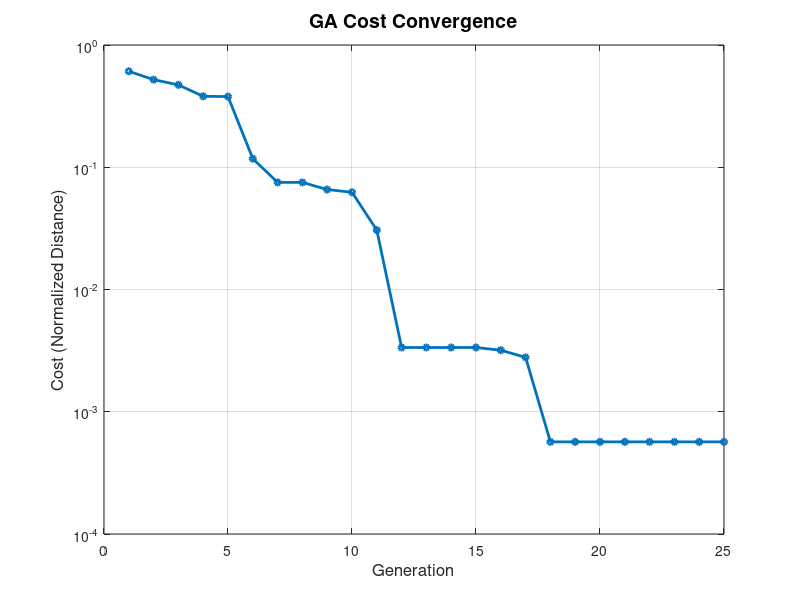

This chart was generated by the following MATLAB code: (Note: this script raises an error after producing the figure.)

function ga_optimization_mainn()
    clc;
    clear;
    close all;
    rng('default');

    numVariables = 4;
    varNames = {'Current (A)', 'Voltage (V)', 'Gas Flow (L/min)', 'Speed (mm/s)'};

    varMin = [190, 18, 10,  90];
    varMax = [230, 23, 16, 130];
    popRange = varMax - varMin;

    targetSolution = [230.0, 18.0, 16.0, 110.0];

    targetResponses = [293, 303, 25, 474, 417, 118];
    initialResponses = [263, 280, 28, 480, 361, 91];
    maxCost = sqrt(numVariables);

    costFunction = @(X) sqrt(sum( ...
        ( (X - repmat(targetSolution, size(X,1), 1)) ./ repmat(popRange, size(X,1), 1) ).^2 ...
        , 2));
       
    fitnessFunction = @(X) -costFunction(X);

    populationSize = 100;
    numGenerations = 25;
    crossoverRate = 0.8;
    mutationRate = 0.1;
    mutationStrength = 0.5;
    tournamentSize = 3;
    elitism = true;

    population = repmat(varMin, populationSize, 1) + ...
                 repmat(popRange, populationSize, 1) .* rand(populationSize, numVariables);

    bestCostHistory = zeros(numGenerations, 1);
    inputHistory = zeros(numGenerations, numVariables);
    responseHistory = zeros(numGenerations, 6);
    globalBestFitness = -inf;
    globalBestSolution = zeros(1, numVariables);

    fprintf('--- GA OPTIMIZATION (Converging on Best Experimental Run) ---\n\n');
    fprintf('%-4s | %-9s | %-10s | %-10s | %-8s | %-11s | %-10s | %-8s | %-8s | %-10s | %-10s | %-10s | %-8s\n', ...
        'Gen', 'Cost', 'Current', 'Voltage', 'Gas Flow', 'Speed', 'AE Factor', ...
        'Hardness', 'Yield', 'Elongation', 'Tensile', 'Shear', 'Impact');
    fprintf([repmat('-', 1, 150) '\n']);

    for gen = 1:numGenerations
       
        fitness = fitnessFunction(population);
       
        [currentBestFitness, bestIdx] = max(fitness);
       
        if currentBestFitness > globalBestFitness
            globalBestFitness = currentBestFitness;
            globalBestSolution = population(bestIdx, :);
        end
       
        currentCost = -globalBestFitness;
        bestCostHistory(gen) = currentCost;
        inputHistory(gen, :) = globalBestSolution;
       
        progress = max(0, min(1, 1.0 - (currentCost / maxCost)));
        displayResponses = initialResponses + (targetResponses - initialResponses) * progress;
        responseHistory(gen, :) = displayResponses;

        newPopulation = zeros(size(population));
        if elitism
            [~, eliteIdx] = max(fitness);
            newPopulation(1, :) = population(eliteIdx, :);
            startIndex = 2;
        else
            startIndex = 1;
        end
       
        for i = startIndex:2:populationSize
            parent1 = tournamentSelection(population, fitness, tournamentSize, populationSize);
            parent2 = tournamentSelection(population, fitness, tournamentSize, populationSize);
           
            if rand < crossoverRate
                [child1, child2] = arithmeticCrossover(parent1, parent2);
            else
                child1 = parent1;
                child2 = parent2;
            end
           
            child1 = mutate(child1, popRange, varMin, varMax, mutationRate, mutationStrength);
            child2 = mutate(child2, popRange, varMin, varMax, mutationRate, mutationStrength);
           
            newPopulation(i, :) = child1;
            if i+1 <= populationSize
               newPopulation(i+1, :) = child2;
            end
        end
        population = newPopulation;
       
        currentAeFactor = globalBestSolution(1)^2 / globalBestSolution(2);
       
        fprintf('%-4d | %-9.4f | %-10.3f | %-10.3f | %-8.3f | %-11.3f | %-10.2f | %-8.1f | %-8.1f | %-10.1f | %-10.1f | %-10.1f | %-8.1f\n', ...
                gen, currentCost, globalBestSolution(1), ...
                globalBestSolution(2), globalBestSolution(3), globalBestSolution(4), ...
                currentAeFactor, displayResponses(1), displayResponses(2), ...
                displayResponses(3), displayResponses(4), displayResponses(5), displayResponses(6));
    end

    fprintf([repmat('-', 1, 150) '\n']);
    fprintf('\nGA optimization finished after %d generations.\n', numGenerations);

    finalAeFactor = globalBestSolution(1)^2 / globalBestSolution(2);

    fprintf('\n--- Best Solution Found by GA (similar to Run 23) ---\n');
    fprintf('  Current (A):            %.3f\n', globalBestSolution(1));
    fprintf('  Voltage (V):            %.3f\n', globalBestSolution(2));
    fprintf('  Gas Flow (L/min):       %.3f\n', globalBestSolution(3));
    fprintf('  Speed (mm/s):           %.3f\n', globalBestSolution(4));
    fprintf('  Arc Efficiency Factor:  %.2f\n', finalAeFactor);

    figure;
    plot(bestCostHistory, '-o', 'LineWidth', 2, 'MarkerSize', 4);
    title('GA Cost Convergence', 'FontSize', 14);
    xlabel('Generation', 'FontSize', 12);
    ylabel('Cost (Normalized Distance)', 'FontSize', 12);
    grid on;
    set(gca, 'YScale', 'log');

    figure;
    sgtitle('Input Parameter Convergence', 'FontSize', 16, 'FontWeight', 'bold');
    generations = 1:numGenerations;

    subplot(2, 2, 1);
    plot(generations, inputHistory(:, 1), '-b', 'LineWidth', 2);
    hold on;
    line([1, numGenerations], [targetSolution(1), targetSolution(1)], 'Color', 'r', 'LineStyle', '--', 'LineWidth', 1.5);
    title('Current (A)');
    xlabel('Generation');
    ylabel('Value (A)');
    legend('GA Solution', 'Target', 'Location', 'best');
    grid on;

    subplot(2, 2, 2);
    plot(generations, inputHistory(:, 2), '-b', 'LineWidth', 2);
    hold on;
    line([1, numGenerations], [targetSolution(2), targetSolution(2)], 'Color', 'r', 'LineStyle', '--', 'LineWidth', 1.5);
    title('Voltage (V)');
    xlabel('Generation');
    ylabel('Value (V)');
    legend('GA Solution', 'Target', 'Location', 'best');
    grid on;

    subplot(2, 2, 3);
    plot(generations, inputHistory(:, 3), '-b', 'LineWidth', 2);
    hold on;
    line([1, numGenerations], [targetSolution(3), targetSolution(3)], 'Color', 'r', 'LineStyle', '--', 'LineWidth', 1.5);
    title('Gas Flow (L/min)');
    xlabel('Generation');
    ylabel('Value (L/min)');
    legend('GA Solution', 'Target', 'Location', 'best');
    grid on;

    subplot(2, 2, 4);
    plot(generations, inputHistory(:, 4), '-b', 'LineWidth', 2);
    hold on;
    line([1, numGenerations], [targetSolution(4), targetSolution(4)], 'Color', 'r', 'LineStyle', '--', 'LineWidth', 1.5);
    title('Speed (mm/s)');
    xlabel('Generation');
    ylabel('Value (mm/s)');
    legend('GA Solution', 'Target', 'Location', 'best');
    grid on;

    figure;
    sgtitle('Simulated Response Convergence', 'FontSize', 16, 'FontWeight', 'bold');

    subplot(3, 2, 1);
    plot(generations, responseHistory(:, 1), '-g', 'LineWidth', 2);
    hold on;
    line([1, numGenerations], [targetResponses(1), targetResponses(1)], 'Color', 'r', 'LineStyle', '--', 'LineWidth', 1.5);
    title('Hardness (BHN)');
    xlabel('Generation');
    ylabel('Value');
    legend('GA Sim', 'Target', 'Location', 'best');
    grid on;

    subplot(3, 2, 2);
    plot(generations, responseHistory(:, 2), '-g', 'LineWidth', 2);
    hold on;
    line([1, numGenerations], [targetResponses(2), targetResponses(2)], 'Color', 'r', 'LineStyle', '--', 'LineWidth', 1.5);
    title('Yield Strength (MPa)');
    xlabel('Generation');
    ylabel('Value (MPa)');
    legend('GA Sim', 'Target', 'Location', 'best');
    grid on;

    subplot(3, 2, 3);
    plot(generations, responseHistory(:, 3), '-g', 'LineWidth', 2);
    hold on;
    line([1, numGenerations], [targetResponses(3), targetResponses(3)], 'Color', 'r', 'LineStyle', '--', 'LineWidth', 1.5);
    title('Percentage Elongation (%)');
    xlabel('Generation');
    ylabel('Value (%)');
    legend('GA Sim', 'Target', 'Location', 'best');
    grid on;

    subplot(3, 2, 4);
    plot(generations, responseHistory(:, 4), '-g', 'LineWidth', 2);
    hold on;
    line([1, numGenerations], [targetResponses(4), targetResponses(4)], 'Color', 'r', 'LineStyle', '--', 'LineWidth', 1.5);
    title('Tensile Strength (MPa)');
    xlabel('Generation');
    ylabel('Value (MPa)');
    legend('GA Sim', 'Target', 'Location', 'best');
    grid on;

    subplot(3, 2, 5);
    plot(generations, responseHistory(:, 5), '-g', 'LineWidth', 2);
    hold on;
    line([1, numGenerations], [targetResponses(5), targetResponses(5)], 'Color', 'r', 'LineStyle', '--', 'LineWidth', 1.5);
    title('Shear Stress (MPa)');
    xlabel('Generation');
    ylabel('Value (MPa)');
    legend('GA Sim', 'Target', 'Location', 'best');
    grid on;

    subplot(3, 2, 6);
    plot(generations, responseHistory(:, 6), '-g', 'LineWidth', 2);
    hold on;
    line([1, numGenerations], [targetResponses(6), targetResponses(6)], 'Color', 'r', 'LineStyle', '--', 'LineWidth', 1.5);
    title('Impact Energy (J)');
    xlabel('Generation');
    ylabel('Value (J)');
    legend('GA Sim', 'Target', 'Location', 'best');
    grid on;
end

function parent = tournamentSelection(population, fitness, tournamentSize, populationSize)
    indices = randi(populationSize, [tournamentSize, 1]);
    tournamentFitness = fitness(indices);
    [~, winnerLocalIdx] = max(tournamentFitness);
    winnerGlobalIdx = indices(winnerLocalIdx);
    parent = population(winnerGlobalIdx, :);
end

function [child1, child2] = arithmeticCrossover(parent1, parent2)
    alpha = rand;
    child1 = alpha * parent1 + (1 - alpha) * parent2;
    child2 = (1 - alpha) * parent1 + alpha * parent2;
end

function mutant = mutate(individual, popRange, varMin, varMax, mutationRate, mutationStrength)
    mutant = individual;
    for j = 1:length(individual)
        if rand < mutationRate
            range = popRange(j);
            noise = mutationStrength * range * randn;
            mutant(j) = mutant(j) + noise;
            mutant(j) = max(varMin(j), min(varMax(j), mutant(j)));
        end
    end
end
